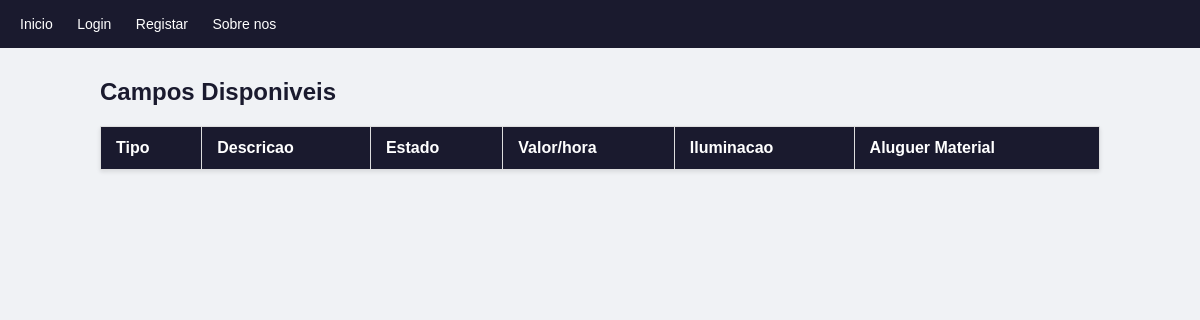
The app's page /campos.php, older data.
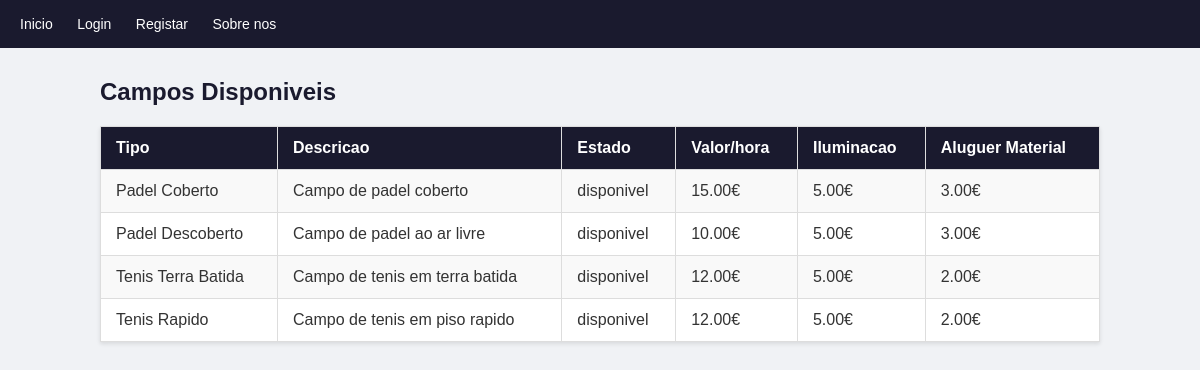
The same page, newer data.
### tables this page shows
CREATE TABLE IF NOT EXISTS campos (
    id INT AUTO_INCREMENT PRIMARY KEY,
    tipo_campo VARCHAR(100),
    estado ENUM('disponivel', 'manutencao') DEFAULT 'disponivel',
    valor DECIMAL(10,2),
    descricao TEXT,
    custo_iluminacao DECIMAL(10,2) DEFAULT 0.00,
    custo_aluguer_material DECIMAL(10,2) DEFAULT 0.00
);

### campos.php (the view, shortened to what this page needs)
<?php
require_once 'config/database.php';
$stmt = $pdo->query("SELECT * FROM campos");
$campos = $stmt->fetchAll();
?>
<!DOCTYPE html>
<html lang="pt">
<head>
    <link rel="stylesheet" href="css/style.css">
</head>
<body>
    <nav>
        <a href="index.php">Inicio</a>
        <?php if (isset($_SESSION['user_id'])): ?>
            <a href="reservas.php">Reservas</a>
            <a href="campos.php">Campos</a>
            <a href="payments.php">Pagamentos</a>
            <a href="history.php">Historico</a>
            <a href="logout.php">Logout</a>
        <?php else: ?>
            <a href="login.php">Login</a>
            <a href="register.php">Registar</a>
        <?php endif; ?>
        <a href="about.php">Sobre nos</a>
    </nav>
    <div class="container">
        <h2>Campos Disponiveis</h2>
        <table>
            <tr>
                <th>Tipo</th>
                <th>Descricao</th>
                <th>Estado</th>
                <th>Valor/hora</th>
                <th>Iluminacao</th>
                <th>Aluguer Material</th>
            </tr>
            <?php foreach ($campos as $campo): ?>
                <tr>
                    <td><?= $campo['tipo_campo'] ?></td>
                    <td><?= $campo['descricao'] ?></td>
                    <td><?= $campo['estado'] ?></td>
                    <td><?= $campo['valor'] ?>€</td>
                    <td><?= $campo['custo_iluminacao'] ?>€</td>
                    <td><?= $campo['custo_aluguer_material'] ?>€</td>
                </tr>
            <?php endforeach; ?>
        </table>
    </div>
</body>
</html>

### css/style.css (style rules this page uses)
* { margin: 0; padding: 0; box-sizing: border-box; }
body { font-family: Arial, sans-serif; background-color: #f0f2f5; color: #333; }
nav { background-color: #1a1a2e; padding: 15px 20px; }
nav a { color: white; text-decoration: none; margin-right: 20px; font-size: 14px; }
.container { width: 90%; max-width: 1000px; margin: 30px auto; }
h1, h2 { margin-bottom: 20px; color: #1a1a2e; }
table { width: 100%; border-collapse: collapse; background-color: white; margin-bottom: 20px; box-shadow: 0 2px 4px rgba(0, 0, 0, 0.1); }
th, td { padding: 12px 15px; border: 1px solid #ddd; text-align: left; }
th { background-color: #1a1a2e; color: white; }
tr:nth-child(even) { background-color: #f9f9f9; }

Row changes from the older to the newer data that the page shows:
added campos: tipo_campo "Padel Coberto", descricao "Campo de padel coberto", estado "disponivel", valor "15.00", custo_iluminacao "5.00", custo_aluguer_material "3.00"
added campos: tipo_campo "Padel Descoberto", descricao "Campo de padel ao ar livre", estado "disponivel", valor "10.00", custo_iluminacao "5.00", custo_aluguer_material "3.00"
added campos: tipo_campo "Tenis Terra Batida", descricao "Campo de tenis em terra batida", estado "disponivel", valor "12.00", custo_iluminacao "5.00", custo_aluguer_material "2.00"
added campos: tipo_campo "Tenis Rapido", descricao "Campo de tenis em piso rapido", estado "disponivel", valor "12.00", custo_iluminacao "5.00", custo_aluguer_material "2.00"
